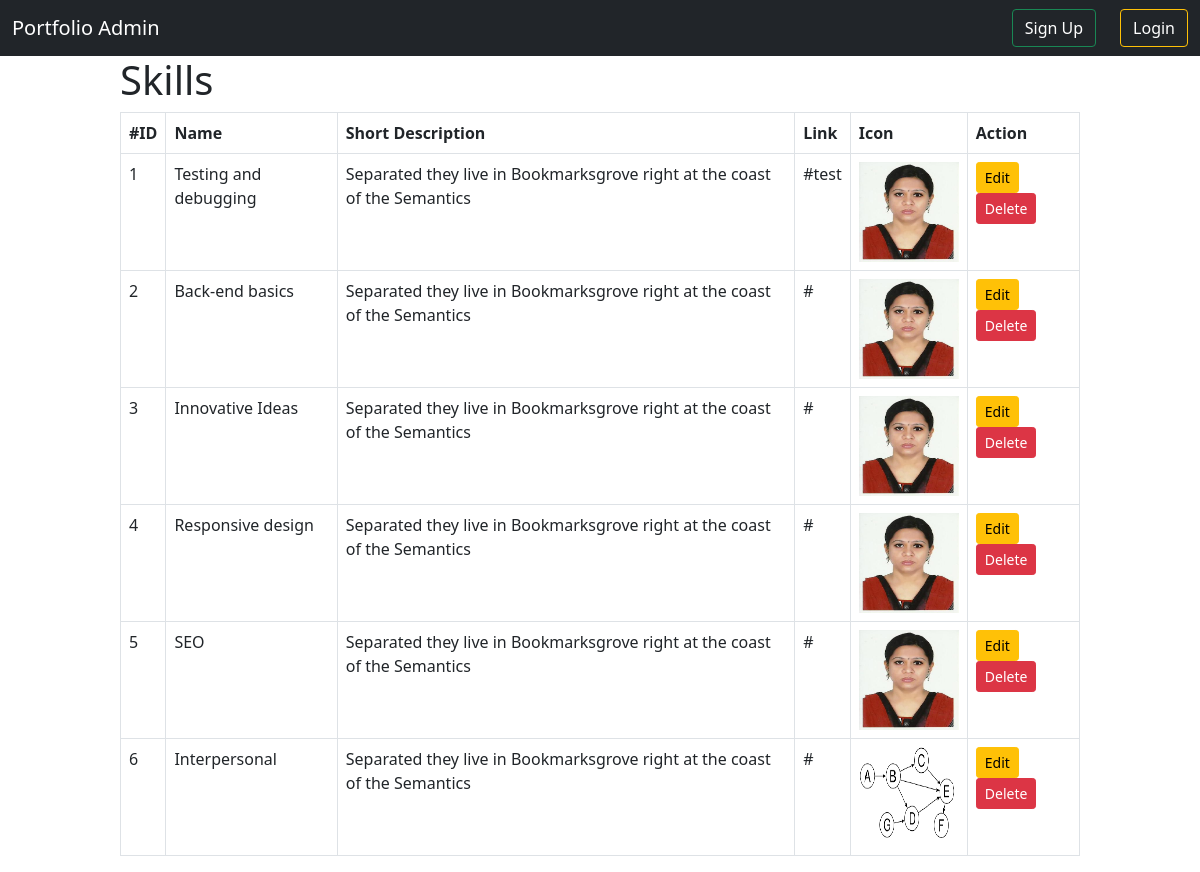
Screenshot of /show_proficiency with the database file from the repository.
### portfolio/models.py (models this page shows, shortened)
class Proficiency(models.Model):
    name = models.CharField(max_length=100)
    short_description = models.TextField(blank=True,null=True)
    icon = models.ImageField(upload_to='proficiency/')
    link = models.CharField(max_length=150)
    class Meta:
        db_table = ''
        managed = True
        verbose_name = 'proficiency'
        verbose_name_plural = 'proficiencies'\

### portfolio/views.py (the view)
# urls.py: path('show_proficiency', views.ProficiencyListView.as_view(), name='show_proficiency'),
class ProficiencyListView(ListView):
    model = Proficiency
    template_name = 'show_proficiency.html'
    context_object_name = 'proficiencylist'

### portfolio/templates/show_proficiency.html
{% extends 'adminbase.html' %}
{% block body %}
<div style="width:80%;margin : auto;">
<h1>Skills</h1>
{% if proficiencylist %}
  <table class="table table-bordered">
    <thead>
      <tr>
        <th scope="col">#ID</th>
        <th scope="col">Name</th>
        <th scope="col">Short Description</th>
        <th scope="col">Link</th>
        <th scope="col">Icon</th>
        <th scope="col">Action</th>
      </tr>
    </thead>
    <tbody>
      {% for item in proficiencylist %}
      <tr>
        <td>{{item.id}}</td>
        <td>{{item.name}}</td>
        <td>{{item.short_description}}</td>
        <td>{{item.link}}</td>
        <td><img src="{{item.icon.url}}" height="100" width="100"/></td>
        <td><a href="{% url 'edit_proficiency' pk=item.id %}" class='btn btn-warning btn-sm' >Edit</a> <a class='btn btn-danger btn-sm' href="{% url 'delete_proficiency' pk=item.id %}">Delete</a> </td>
      </tr>
      {% endfor %}
    </tbody>
  </table>
  {% else %}
  <h3>No Data avaiable</h3>
  {% endif %}
</div>
{% endblock %}

### rows the page displays
Proficiency: id "1", name "Testing and debugging", short_description "Separated they live in Bookmarksgrove right at the coast of the Semantics", link "#test", icon (picture)
Proficiency: id "2", name "Back-end basics", short_description "Separated they live in Bookmarksgrove right at the coast of the Semantics", link "#", icon (picture)
Proficiency: id "3", name "Innovative Ideas", short_description "Separated they live in Bookmarksgrove right at the coast of the Semantics", link "#", icon (picture)
Proficiency: id "4", name "Responsive design", short_description "Separated they live in Bookmarksgrove right at the coast of the Semantics", link "#", icon (picture)
Proficiency: id "5", name "SEO", short_description "Separated they live in Bookmarksgrove right at the coast of the Semantics", link "#", icon (picture)
Proficiency: id "6", name "Interpersonal", short_description "Separated they live in Bookmarksgrove right at the coast of the Semantics", link "#", icon (picture)
